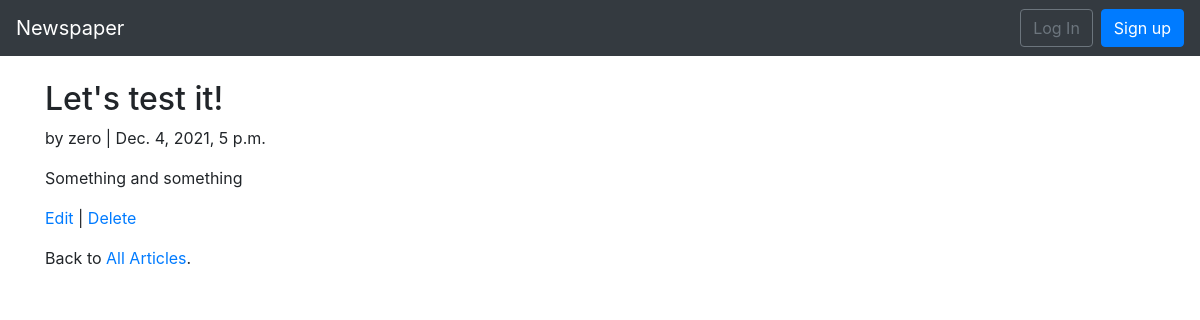
/articles/1/, run on the app's committed database.
### articles/models.py (models this page shows, shortened)
class Article(models.Model):
	title = models.CharField(max_length=255)
	body = models.TextField()
	date = models.DateTimeField(auto_now_add=True)
	author = models.ForeignKey(
		get_user_model(),
		on_delete=models.CASCADE,
	)

### users/models.py (models this page shows)
class CustomUser(AbstractUser):
	age = models.PositiveIntegerField(null=True, blank=True)

### articles/views.py (the view)
class ArticleDetailView(DetailView, LoginRequiredMixin):
	model = Article
	template_name = 'article_detail.html'
	login_url = 'login'

### articles/templates/article_detail.html
{% extends 'base.html' %}
{% block content %}
<div class="article-entry">
    <h2>{{ object.title }}</h2>
        <p>by {{ object.author }} | {{ object.date }}</p>
        <p>{{ object.body }}</p>
</div>
<p><a href="{% url 'article_edit' article.pk %}">Edit</a> |
    <a href="{% url 'article_delete' article.pk %}">Delete</a></p>
<p>Back to <a href="{% url 'article_list' %}">All Articles</a>.</p>
{% endblock content %}

### data on the page
Article: title "Let's test it!", author "zero", date "Dec. 4, 2021, 5 p.m.", body "Something and something"
